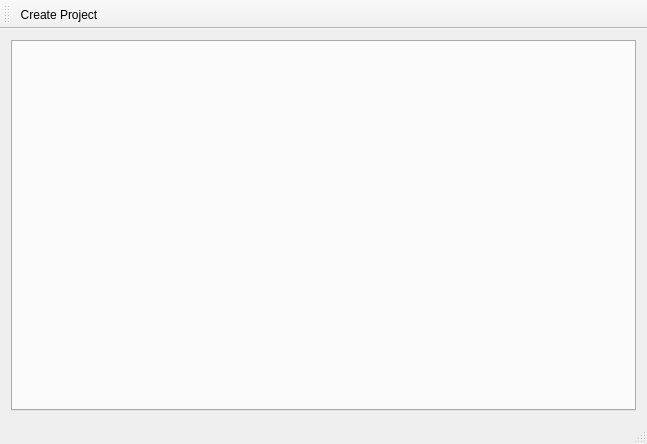
<?xml version="1.0" encoding="UTF-8"?>
<ui version="4.0">
 <class>MainWindow</class>
 <widget class="QMainWindow" name="MainWindow">
  <property name="geometry">
   <rect>
    <x>0</x>
    <y>0</y>
    <width>647</width>
    <height>444</height>
   </rect>
  </property>
  <property name="windowTitle">
   <string>MainWindow</string>
  </property>
  <property name="toolButtonStyle">
   <enum>Qt::ToolButtonTextOnly</enum>
  </property>
  <widget class="QWidget" name="centralWidget">
   <layout class="QVBoxLayout" name="verticalLayout">
    <item>
     <widget class="QTabWidget" name="tabWidget">
      <property name="currentIndex">
       <number>-1</number>
      </property>
      <property name="tabsClosable">
       <bool>true</bool>
      </property>
     </widget>
    </item>
   </layout>
  </widget>
  <widget class="QMenuBar" name="menuBar">
   <property name="geometry">
    <rect>
     <x>0</x>
     <y>0</y>
     <width>647</width>
     <height>22</height>
    </rect>
   </property>
   <property name="defaultUp">
    <bool>true</bool>
   </property>
  </widget>
  <widget class="QStatusBar" name="statusBar"/>
  <widget class="QToolBar" name="toolBar">
   <property name="windowTitle">
    <string>toolBar</string>
   </property>
   <attribute name="toolBarArea">
    <enum>TopToolBarArea</enum>
   </attribute>
   <attribute name="toolBarBreak">
    <bool>false</bool>
   </attribute>
   <addaction name="actionCreate_Project"/>
  </widget>
  <action name="actionCreate_Project">
   <property name="text">
    <string>Create Project</string>
   </property>
  </action>
 </widget>
 <layoutdefault spacing="6" margin="11"/>
 <resources/>
 <connections/>
</ui>
